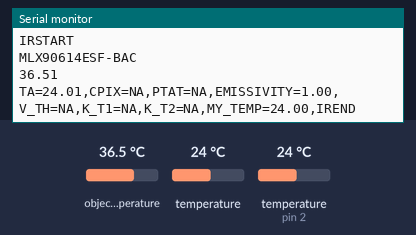
A sketch run on a simulated Arduino Uno, built with avr-gcc and run on an emulated ATmega328P. Shown: the last lines printed to the serial monitor. The test bench sets the inputs (shaded band); at power-on: temperature (sensor on pin 2) 24 °C, temperature 24 °C, object temperature 36.5 °C.

Above: at 2.7 s.
2.8 s: temperature (sensor on pin 2) set to 10.5 °C
At 3.23 s:
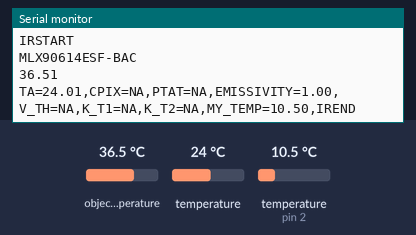
5.8 s: temperature (sensor on pin 2) set to 9.5 °C
At 6.45 s:
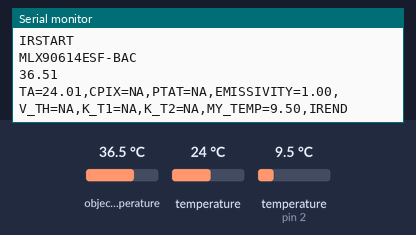
10.3 s: temperature (sensor 0) set to 10.4 °C
At 10.72 s:
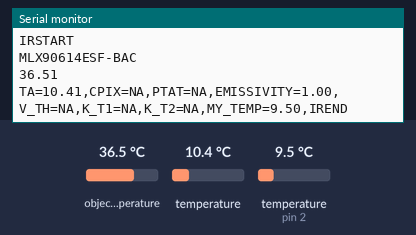
13.3 s: temperature (sensor 0) set to 9.4 °C
At 13.56 s:
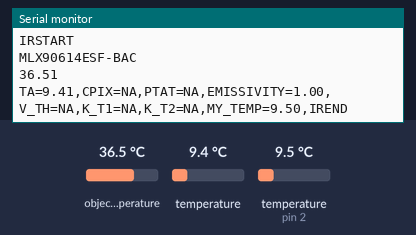
Timing chart, 0 to 16.3 s (numbered marks = the images above; inputs shaded):
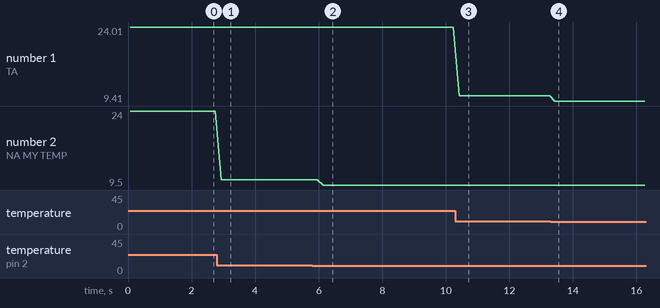

Measured:
- after the input at 2.8 s, the serial monitor: prints a new line after 0.13 s (image 1)
- after the input at 5.8 s, the serial monitor: prints a new line after 0.35 s (image 2)
- after the input at 10.3 s, the serial monitor: prints a new line after 0.12 s (image 3)
- after the input at 13.3 s, the serial monitor: prints a new line after 0.13 s (image 4)
- plotted number 1: 24.01 → 10.41 after the input at 10.3 s, 10.41 → 9.41 after the input at 13.3 s
- plotted number 2: 24 → 10.5 after the input at 2.8 s, 10.5 → 9.5 after the input at 5.8 s

The sketch:

GP-001-02-MLX90614ESF-BAC-LEO.ino
```cpp
#include <Arduino.h>
#include <Wire.h>
#include <OneWire.h>
#include <Adafruit_MLX90614.h>
Adafruit_MLX90614 mlx = Adafruit_MLX90614();

float DS18B20_temp;
OneWire  ds(2);  //

void setup() {
  // put your setup code here, to run once:

  Serial.begin(9600);
  mlx.begin();


}

// ####################################################################################################################################
void loop() {
  // put your main code here, to run repeatedly:

//getMLX90614Temp();
calculate_DS18B20();
Serial.println("IRSTART");
Serial.println("MLX90614ESF-BAC");
//Serial.println("19.86,");
Serial.println(mlx.readObjectTempC());
Serial.print("TA=");
Serial.print(mlx.readAmbientTempC());
Serial.print(",CPIX=NA,PTAT=NA,EMISSIVITY=1.00,V_TH=NA,K_T1=NA,K_T2=NA,");
Serial.print("MY_TEMP=");
Serial.print(DS18B20_temp);
Serial.println(",IREND");

delay(100);

// DATA FORMAT MUST BE IN THIS FORMAT FOR THE GarageProto MELEXIS SENSOR APP TO PARSE THE DATA
//
// IRSTART
// MLX90614ESF-BAC
// 20.23
// TA=20.97,CPIX=NA,PTAT=NA,EMISSIVITY=1.00,V_TH=NA,K_T1=NA,K_T2=NA,MY_TEMP=22.81,END

}

// ####################################################################################################################################
void getMLX90614Temp() {
  //Serial.print("Ambient = "); Serial.print(mlx.readAmbientTempC());
  //Serial.print("*C\tObject = "); Serial.print(mlx.readObjectTempC()); Serial.println("*C");
  //Serial.print("Ambient = "); Serial.print(mlx.readAmbientTempF());
  //Serial.print("*F\tObject = "); Serial.print(mlx.readObjectTempF()); Serial.println("*F");

  //Serial.println();
  //delay(100);
}

// ####################################################################################################################################
void calculate_DS18B20(){

  byte i;
  byte present = 0;
  byte type_s;
  byte data[12];
  //byte data[9];
  byte addr[8];
  float celsius, fahrenheit;

  if ( !ds.search(addr)) {
    ///Serial1111.println("No more addresses.");
    ///Serial1111.println();
    ds.reset_search();
    delay(1);
    return;
  }
  for( i = 0; i < 8; i++) {
      }

  if (OneWire::crc8(addr, 7) != addr[7]) {
      Serial.println("CRC is not valid!");
      return;
  }

  // the first ROM byte indicates which chip
  switch (addr[0]) {
    case 0x10:
      Serial.println("  Chip = DS18S20");  // or old DS1820
      type_s = 1;
      break;
    case 0x28:
      ///Serial1111.println("  Chip = DS18B20");
      type_s = 0;
      break;
    case 0x22:
      Serial.println("  Chip = DS1822");
      type_s = 0;
      break;
    default:
      Serial.println("Device is not a DS18x20 family device.");
      return;
  }

  ds.reset();
  ds.select(addr);
  ds.write(0x44,1);         // start conversion, with parasite power on at the end

  delay(10);     // maybe 750ms is enough, maybe not
  // we might do a ds.depower() here, but the reset will take care of it.

  present = ds.reset();
  ds.select(addr);
  ds.write(0xBE);         // Read Scratchpad

  for ( i = 0; i < 9; i++) {           // we need 9 bytes
    data[i] = ds.read();

      }

  // convert the data to actual temperature

  unsigned int raw = (data[1] << 8) | data[0];
  if (type_s) {
    raw = raw << 3; // 9 bit resolution default
    if (data[7] == 0x10) {
      // count remain gives full 12 bit resolution
      raw = (raw & 0xFFF0) + 12 - data[6];
    }
  } else {
    byte cfg = (data[4] & 0x60);
    if (cfg == 0x00) raw = raw << 3;  // 9 bit resolution, 93.75 ms
    else if (cfg == 0x20) raw = raw << 2; // 10 bit res, 187.5 ms
    else if (cfg == 0x40) raw = raw << 1; // 11 bit res, 375 ms
    // default is 12 bit resolution, 750 ms conversion time
  }
  celsius = (float)raw / 16.0;
  fahrenheit = celsius * 1.8 + 32.0;
  DS18B20_temp = celsius;
  //Serial1111.print("  Temperature = ");
  //Serial1111.print(celsius);
  //Serial1111.print(" Celsius, ");
  //Serial1111.print(fahrenheit);
  //Serial1111.println(" Fahrenheit");

}

// ####################################################################################################################################
```

MLX90621.cpp
```cpp
/*
 * MLX90621.cpp
 *
 *  Created on: 18.11.2013
 *      Author: Max
 *
 *  Adapted by https://github.com/longjos
 *  	Adapted for use with Arduino UNO
 */
#include "MLX90621.h"

void MLX90621::initialise(int refrate) {
	refreshRate = refrate;
	Wire.begin();
	delay(5);
	readEEPROM();
	writeTrimmingValue();
	setConfiguration();
	preCalculateConstants();
}

void MLX90621::measure(bool calculate_temps) {
	if (checkConfig()) {
		readEEPROM();
		writeTrimmingValue();
		setConfiguration();
	}
	readPTAT();
	readIR();
	if(calculate_temps){
		calculateTA();
		readCPIX();
		calculateTO();
	}

}

float MLX90621::getTemperature(int num) {
	if ((num >= 0) && (num < 64)) {
		return temperatures[num];
	} else {
		return 0;
	}
}

float MLX90621::getAmbient() {
	return Tambient;
}

void MLX90621::setConfiguration() {
	byte Hz_LSB;
	switch (refreshRate) {
	case 0:
		Hz_LSB = 0b00111111;
		break;
	case 1:
		Hz_LSB = 0b00111110;
		break;
	case 2:
		Hz_LSB = 0b00111101;
		break;
	case 4:
		Hz_LSB = 0b00111100;
		break;
	case 8:
		Hz_LSB = 0b00111011;
		break;
	case 16:
		Hz_LSB = 0b00111010;
		break;
	case 32:
		Hz_LSB = 0b00111001;
		break;
	default:
		Hz_LSB = 0b00111110;
	}
	byte defaultConfig_H = 0b01000110;  //kmoto: See data sheet p.11 and 25
	Wire.beginTransmission(0x60);
	Wire.write(0x03);
	Wire.write((byte) Hz_LSB - 0x55);
	Wire.write(Hz_LSB);
	Wire.write(defaultConfig_H - 0x55);
	Wire.write(defaultConfig_H);
	Wire.endTransmission();

	//Read the resolution from the config register
	resolution = (readConfig() & 0x30) >> 4;
}

void MLX90621::readEEPROM() { // Read in blocks of 32 bytes to accomodate Wire library
  for(int j=0;j<256;j+=32) {
    Wire.beginTransmission(0x50);
    Wire.write(j);
    byte rc = Wire.endTransmission(false);
    Wire.requestFrom(0x50, 32);
    for (int i = 0; i < 32; i++) {
      eepromData[j+i] = (uint8_t) Wire.read();
    }
  }
}

void MLX90621::writeTrimmingValue() {
	Wire.beginTransmission(0x60);
	Wire.write(0x04);
	Wire.write((byte) eepromData[OSC_TRIM_VALUE] - 0xAA);
	Wire.write(eepromData[OSC_TRIM_VALUE]);
	Wire.write(0x56);
	Wire.write(0x00);
	Wire.endTransmission();
}

void MLX90621::calculateTA(void) {
	Tambient = ((-k_t1 + sqrt(sq(k_t1) - (4 * k_t2 * (v_th - (float) ptat))))
			/ (2 * k_t2)) + 25.0;
}

void MLX90621::preCalculateConstants() {
	resolution_comp = pow(2.0, (3 - resolution));
	emissivity = unsigned_16(eepromData[CAL_EMIS_H], eepromData[CAL_EMIS_L]) / 32768.0;
	a_common = twos_16(eepromData[CAL_ACOMMON_H], eepromData[CAL_ACOMMON_L]);
	a_i_scale = (int16_t)(eepromData[CAL_AI_SCALE] & 0xF0) >> 4;
	b_i_scale = (int16_t) eepromData[CAL_BI_SCALE] & 0x0F;

	alpha_cp = unsigned_16(eepromData[CAL_alphaCP_H], eepromData[CAL_alphaCP_L]) /
			   (pow(2.0, eepromData[CAL_A0_SCALE]) * resolution_comp);
	a_cp = (float) twos_16(eepromData[CAL_ACP_H], eepromData[CAL_ACP_L]) / resolution_comp;
	b_cp = (float) twos_8(eepromData[CAL_BCP]) / (pow(2.0, (float)b_i_scale) * resolution_comp);
	tgc = (float) twos_8(eepromData[CAL_TGC]) / 32.0;

	k_t1_scale = (int16_t) (eepromData[KT_SCALE] & 0xF0) >> 4;
	k_t2_scale = (int16_t) (eepromData[KT_SCALE] & 0x0F) + 10;
	v_th = (float) twos_16(eepromData[VTH_H], eepromData[VTH_L]);
	v_th = v_th / resolution_comp;
	k_t1 = (float) twos_16(eepromData[KT1_H], eepromData[KT1_L]);
	k_t1 /= (pow(2, k_t1_scale) * resolution_comp);
	k_t2 = (float) twos_16(eepromData[KT2_H], eepromData[KT2_L]);
	k_t2 /= (pow(2, k_t2_scale) * resolution_comp);
}

void MLX90621::calculateTO() {
	float v_cp_off_comp = (float) cpix - (a_cp + b_cp * (Tambient - 25.0));
	tak4 = pow((float) Tambient + 273.15, 4.0);
	minTemp = NULL, maxTemp = NULL;
	for (int i = 0; i < 64; i++) {
		a_ij = ((float) a_common + eepromData[i] * pow(2.0, a_i_scale)) / resolution_comp;
		b_ij = (float) twos_8(eepromData[0x40 + i]) / (pow(2.0, b_i_scale) * resolution_comp);
		v_ir_off_comp = (float) irData[i] - (a_ij + b_ij * (Tambient - 25.0));
		v_ir_tgc_comp = (float) v_ir_off_comp - tgc * v_cp_off_comp;
		float alpha_ij = ((float) unsigned_16(eepromData[CAL_A0_H], eepromData[CAL_A0_L]) / pow(2.0, (float) eepromData[CAL_A0_SCALE]));
		alpha_ij += ((float) eepromData[0x80 + i] / pow(2.0, (float) eepromData[CAL_DELTA_A_SCALE]));
		alpha_ij = alpha_ij / resolution_comp;
		//ksta = (float) twos_16(eepromData[CAL_KSTA_H], eepromData[CAL_KSTA_L]) / pow(2.0, 20.0);
		//alpha_comp = (1 + ksta * (Tambient - 25.0)) * (alpha_ij - tgc * alpha_cp);
		alpha_comp = (alpha_ij - tgc * alpha_cp);  	// For my MLX90621 the ksta calibrations were 0
													// so I can ignore them and save a few cycles
		v_ir_comp = v_ir_tgc_comp / emissivity;
		float temperature = pow((v_ir_comp / alpha_comp) + tak4, 1.0 / 4.0) - 274.15;

		temperatures[i] = temperature;
		if (minTemp == NULL || temperature < minTemp) {
			minTemp = temperature;
		}
		if (maxTemp == NULL || temperature > maxTemp) {
			maxTemp = temperature;
		}
	}
}

float MLX90621::getMinTemp() {
	return minTemp;
}

float MLX90621::getMaxTemp() {
	return maxTemp;
}


void MLX90621::readIR() {
	for (int j = 0; j < 64; j += 16) { // Read in blocks of 32 bytes to overcome Wire buffer limit
		Wire.beginTransmission(0x60);
		Wire.write(0x02);
		Wire.write(j);
		Wire.write(0x01);
		Wire.write(0x20);
		Wire.endTransmission(false);
		Wire.requestFrom(0x60, 32);
		for (int i = 0; i < 16; i++) {
			uint8_t pixelDataLow = (uint8_t) Wire.read();
			uint8_t pixelDataHigh = (uint8_t) Wire.read();
			irData[j + i] = twos_16(pixelDataHigh, pixelDataLow);
		}
	}
}

void MLX90621::readPTAT() {
	Wire.beginTransmission(0x60);
	Wire.write(0x02);
	Wire.write(0x40);
	Wire.write(0x00);
	Wire.write(0x01);
	Wire.endTransmission(false);
	Wire.requestFrom(0x60, 2);
	byte ptatLow = Wire.read();
	byte ptatHigh = Wire.read();
	ptat = (ptatHigh * 256) + ptatLow;

}

void MLX90621::readCPIX() {
	Wire.beginTransmission(0x60);
	Wire.write(0x02);
	Wire.write(0x41);
	Wire.write(0x00);
	Wire.write(0x01);
	Wire.endTransmission(false);
	Wire.requestFrom(0x60, 2);
	byte cpixLow = Wire.read();
	byte cpixHigh = Wire.read();
	cpix = twos_16(cpixHigh, cpixLow);
}

int16_t MLX90621::twos_16(uint8_t highByte, uint8_t lowByte){
	uint16_t combined_word = 256 * highByte + lowByte;
	if (combined_word > 32767)
		return (int16_t) (combined_word - 65536);
	return (int16_t) combined_word;
}

int8_t MLX90621::twos_8(uint8_t byte) {
	if (byte > 127)
		return (int8_t) byte - 256;
	return (int8_t) byte;
}

uint16_t MLX90621::unsigned_16(uint8_t highByte, uint8_t lowByte){
	return (highByte << 8) | lowByte;
}

uint16_t MLX90621::readConfig() {
	Wire.beginTransmission(0x60);
	Wire.write(0x02);
	Wire.write(0x92);
	Wire.write(0x00);
	Wire.write(0x01);
	Wire.endTransmission(false);
	Wire.requestFrom(0x60, 2);
	byte configLow = Wire.read();
	byte configHigh = Wire.read();
	uint16_t config = ((uint16_t) (configHigh << 8) | configLow);
	return config;
}

//Poll the MLX90621 for its current status
//Returns true if the POR/Brown out bit is set
boolean MLX90621::checkConfig() {
	bool check = !((readConfig() & 0x0400) >> 10);
	return check;
}

int16_t MLX90621::get_CPIX(){ // Red show
  MLX90621::readCPIX();
  return cpix;
}

//}
```

MLX90621.h
```cpp
/*
 * MLX90621.h
 *
 *  Created on: 08.07.2014
 *      Author: Max Ritter
 *
 *  Adapted by https://github.com/longjos
 *  	Adapted for use with Arduino UNO
 */

#ifndef MLX90621_H_
#define MLX90621_H_
//lalala
#ifdef __cplusplus

//Libraries to be included
#include <Arduino.h>
#include <Wire.h>

//Begin registers
#define CAL_ACOMMON_L 0xD0
#define CAL_ACOMMON_H 0xD1
#define CAL_ACP_L 0xD3
#define CAL_ACP_H 0xD4
#define CAL_BCP 0xD5
#define CAL_alphaCP_L 0xD6
#define CAL_alphaCP_H 0xD7
#define CAL_TGC 0xD8
#define CAL_AI_SCALE 0xD9
#define CAL_BI_SCALE 0xD9


#define VTH_L 0xDA
#define VTH_H 0xDB
#define KT1_L 0xDC
#define KT1_H 0xDD
#define KT2_L 0xDE
#define KT2_H 0xDF
#define KT_SCALE 0xD2

//Common sensitivity coefficients
#define CAL_A0_L 0xE0
#define CAL_A0_H 0xE1
#define CAL_A0_SCALE 0xE2
#define CAL_DELTA_A_SCALE 0xE3
#define CAL_EMIS_L 0xE4
#define CAL_EMIS_H 0xE5
#define CAL_KSTA_L 0xE6
#define CAL_KSTA_H 0xE7


//Config register = 0xF5-F6
#define OSC_TRIM_VALUE 0xF7

//Bits within configuration register 0x92
#define POR_TEST 10

class MLX90621 {
private:
	/* Variables */
	byte refreshRate; //Set this value to your desired refresh frequency

	float temperatures[64]; //Contains the calculated temperatures of each pixel in the array
	float Tambient; //Tracks the changing ambient temperature of the sensor


	byte loopCount = 0; //Used in main loop

	/* Methods */
	void readEEPROM();
	void setConfiguration();
	void writeTrimmingValue();
	void calculateTA();
	void readPTAT();
	void calculateTO();
	void readIR();
	void readCPIX();
	void preCalculateConstants();
	int16_t twos_16(uint8_t highByte, uint8_t lowByte);
	int8_t twos_8(uint8_t byte);
	uint16_t unsigned_16(uint8_t highByte, uint8_t lowByte);
	uint16_t readConfig();
	boolean checkConfig();
	float v_ir_off_comp, ksta, v_ir_tgc_comp, v_ir_comp, alpha_comp;
	float tak4, resolution_comp;
	int16_t a_common, a_i_scale, b_i_scale, k_t1_scale, k_t2_scale, resolution;
	uint8_t eepromData[256]; //Contains the full EEPROM reading from the MLX90621
	float k_t1, k_t2, emissivity, tgc, alpha_cp, a_cp, b_cp, v_th;
	uint16_t ptat;
	int16_t cpix;
	float a_ij, b_ij, alpha_ij;
	float minTemp, maxTemp;
public:
	int16_t irData[64]; //Contains the raw IR data from the sensor
	void initialise(int);
	void measure(bool);
	float getTemperature(int num);
	float getAmbient();
	float getMinTemp();
	float getMaxTemp();
 // red SHOW
  int16_t get_CPIX();

};

#endif
#endif
```
